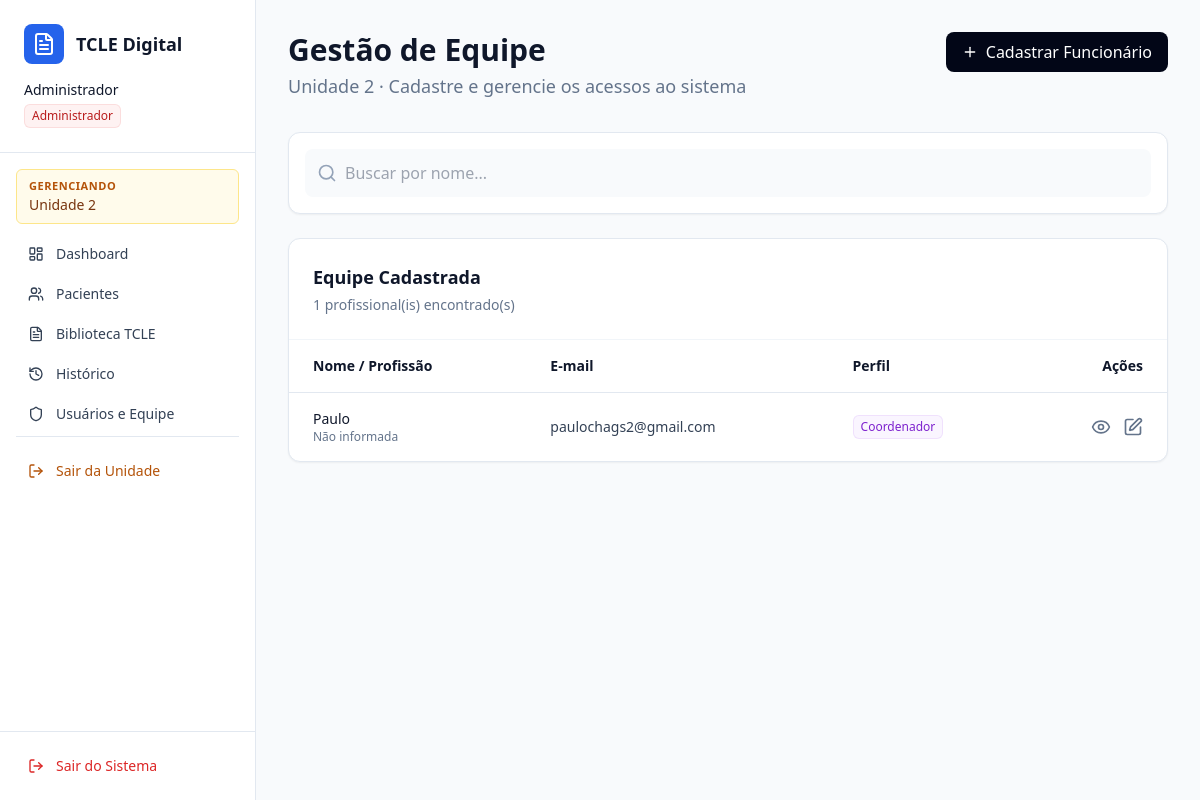
Page /equipe/2/ (signed in) on the earlier database version.
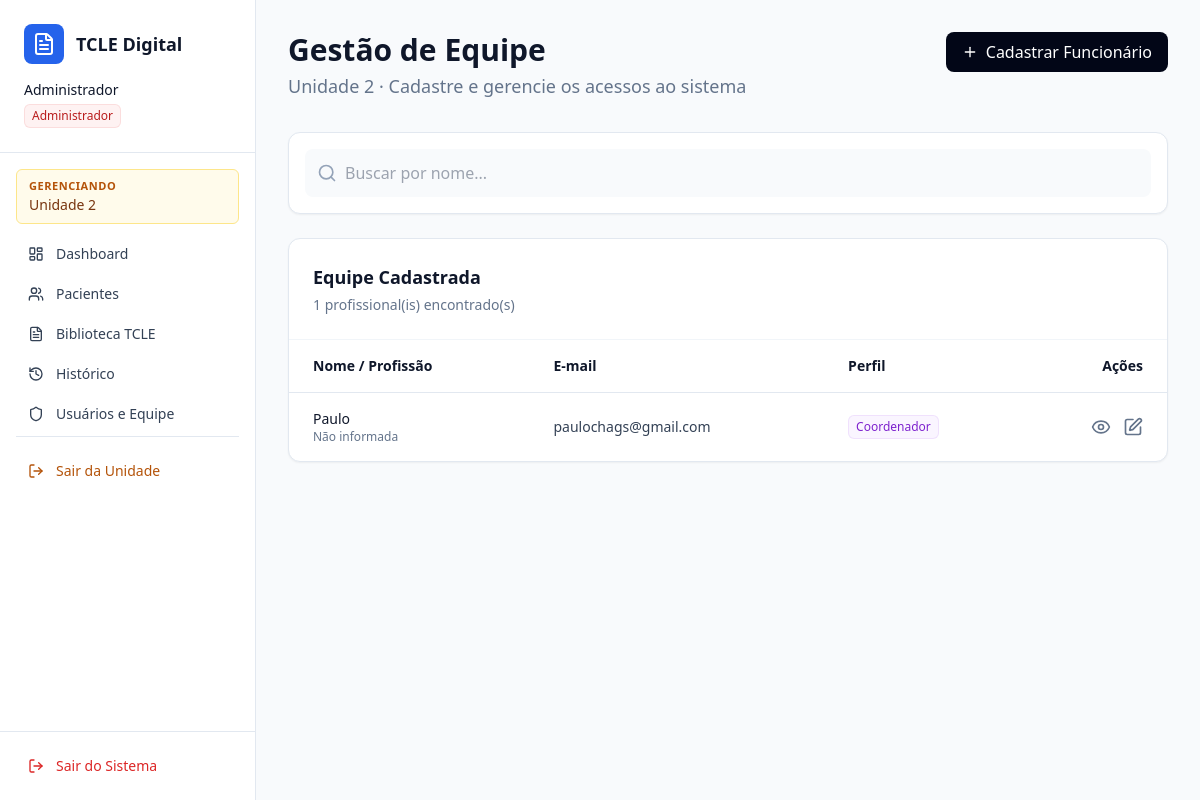
Same page on the later database version.
### usuarios/models.py (models this page shows, shortened)
class Usuario(AbstractUser):
    PERFIL_CHOICES = [
        ('ADM', 'Administrador Geral'),
        ('COORDENADOR', 'Coordenador da Instituição'),
        ('PADRAO', 'Usuário Padrão (Profissional de Saúde)'),
    ]
    perfil = models.CharField('Nível de Acesso', max_length=20, choices=PERFIL_CHOICES, default='PADRAO')
    profissao = models.CharField('Profissão', max_length=100, blank=True, null=True)
    primeiro_acesso = models.BooleanField('Primeiro Acesso', default=True) # Trava de segurança
    instituicao = models.ForeignKey(
        Instituicao,
        on_delete=models.CASCADE,
        related_name='funcionarios',
        blank=True,
        null=True,
        help_text='Deixar em branco apenas se o perfil for Administrador Geral (ADM).'
    )

### usuarios/views.py (the view, shortened to what this page needs)
# urls.py: path('equipe/', views.gerenciar_equipe, name='gerenciar_equipe'),
@login_required
def gerenciar_equipe(request, id_instituicao=None):
    is_admin = eh_admin_geral(request.user)
    is_coordenador = request.user.perfil == 'COORDENADOR'
    if id_instituicao and is_admin:
        request.session['instituicao_ativa_id'] = id_instituicao
    instituicao = get_instituicao_contexto(request)
    if not instituicao:
        if is_admin:
            return redirect('painel_adm')
        messages.error(request, 'Você precisa estar vinculado a uma Unidade de Saúde.')
        return redirect('dashboard')
    if not (is_admin or is_coordenador):
        messages.error(request, 'Você não tem permissão para acessar a Gestão de Equipe.')
        return redirect('dashboard')
    equipe = Usuario.objects.filter(instituicao=instituicao).order_by('-date_joined')
    contexto = {
        'equipe': equipe,
        'instituicao_atual': instituicao,
        'pode_editar': is_admin,
        'pode_cadastrar_coordenador': is_admin,
    }
    return render(request, 'usuarios/gerenciar_equipe.html', contexto)

### usuarios/context_processors.py (called while the page is built)
def unidade_ativa_processor(request):
    if not request.user.is_authenticated:
        return {}
    is_admin = eh_admin_geral(request.user)
    unidade_ativa = get_instituicao_contexto(request) if is_admin else None
    return {
        'eh_admin_geral': is_admin,
        'unidade_ativa': unidade_ativa,
    }

### usuarios/utils.py (called while the page is built)
def eh_admin_geral(user):
    return user.is_authenticated and (user.perfil == 'ADM' or user.is_superuser)

def get_instituicao_contexto(request):
    user = request.user
    if eh_admin_geral(user):
        inst_id = request.session.get('instituicao_ativa_id')
        if not inst_id:
            return None
        return Instituicao.objects.filter(id=inst_id).first()
    return user.instituicao

### usuarios/templates/usuarios/gerenciar_equipe.html (shortened to what the changed rows need)
{% extends 'usuarios/base.html' %}
{% block content %}
<div class="p-8 max-w-7xl mx-auto">
    <div class="flex justify-between items-start mb-8">
        <div>
            <h1 class="text-3xl font-semibold text-slate-900 mb-1">Gestão de Equipe</h1>
        </div>
    </div>
    <div class="bg-white border border-slate-200 rounded-xl shadow-sm overflow-hidden">
        <div class="p-6 border-b border-slate-100">
            <h2 class="text-lg font-semibold text-slate-900">Equipe Cadastrada</h2>
        </div>
        <div class="overflow-x-auto">
            <table class="w-full text-left text-sm text-slate-700">
                <thead class="font-semibold text-slate-900 border-b border-slate-200">
                    <tr>
                        <th class="px-6 py-4">Nome / Profissão</th>
                        <th class="px-6 py-4">E-mail</th>
                        <th class="px-6 py-4">Perfil</th>
                        <th class="px-6 py-4 text-right">Ações</th>
                    </tr>
                </thead>
                <tbody class="divide-y divide-slate-100" id="tabelaEquipe">
                    {% for membro in equipe %}
                    <tr class="hover:bg-slate-50 transition-colors">
                        <td class="px-6 py-4">
                            <p class="font-medium text-slate-900">{{ membro.first_name }}</p>
                            <p class="text-xs text-slate-500">{{ membro.profissao|default:"Não informada" }}</p>
                        </td>
                        <td class="px-6 py-4">{{ membro.email }}</td>
                        <td class="px-6 py-4">
                            {% if membro.perfil == 'ADM' or membro.is_superuser %}
                            <span
                                class="inline-flex items-center rounded-md bg-red-50 px-2 py-1 text-xs font-medium text-red-700 ring-1 ring-inset ring-red-600/10">Admin</span>
                            {% elif membro.perfil == 'COORDENADOR' %}
                            <span
                                class="inline-flex items-center rounded-md bg-purple-50 px-2 py-1 text-xs font-medium text-purple-700 ring-1 ring-inset ring-purple-600/10">Coordenador</span>
                            {% else %}
                            <span
                                class="inline-flex items-center rounded-md bg-blue-50 px-2 py-1 text-xs font-medium text-blue-700 ring-1 ring-inset ring-blue-700/10">Padrão</span>
                            {% endif %}
                        </td>
                        <td class="px-6 py-4 text-right">
                            <div class="flex justify-end gap-3">
                                <button data-nome="{{ membro.first_name }}" data-email="{{ membro.email }}"
                                    data-profissao="{{ membro.profissao|default:'Não informada' }}"
                                    data-perfil="{{ membro.get_perfil_display }}"
                                    data-cad="{{ membro.date_joined|date:'d/m/Y' }}" onclick="abrirModalVisualizar(this)"
                                    class="text-slate-500 hover:text-blue-600 transition-colors">
                                    <i data-lucide="eye" class="w-5 h-5"></i>
                                </button>
                                {% if pode_editar %}
                                <button data-id="{{ membro.id }}" data-nome="{{ membro.first_name }}"
                                    data-email="{{ membro.email }}" data-perfil="{{ membro.perfil }}"
                                    data-profissao="{{ membro.profissao|default:'' }}" onclick="abrirModalEditar(this)"
                                    class="text-slate-500 hover:text-blue-600 transition-colors">
                                    <i data-lucide="edit" class="w-5 h-5"></i>
                                </button>
                                {% endif %}
                            </div>
                        </td>
                    </tr>
                    {% empty %}
                    <tr>
                        <td colspan="4" class="px-6 py-8 text-center text-slate-500">Nenhum usuário cadastrado.</td>
                    </tr>
                    {% endfor %}
                </tbody>
            </table>
        </div>
    </div>
</div>
{% endblock %}

Differences in the rows shown:
changed Usuario "Paulo": email "paulochags2@gmail.com" → "paulochags@gmail.com"
